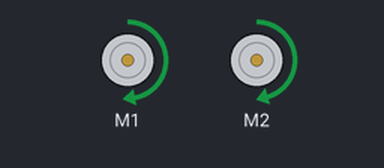
A sketch run on a simulated Arduino Uno, built with avr-gcc and run on an emulated ATmega328P. Shown: 2 × DC motor (green arrow = forward, orange = backward, longer = faster). At 5.0 s the program stops and its outputs stay as they are.

Above: at 0.1 s.
At 5.1 s:
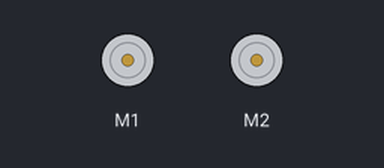
Timing chart, 0 to 6.5 s (numbered marks = the images above):
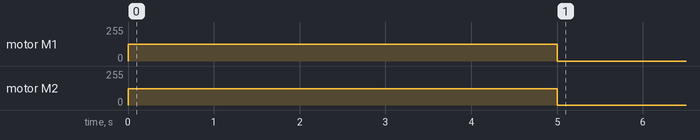

The sketch:

LU_milestone1.ino
```cpp
#include <ZumoShield.h>

ZumoMotors motors;

void setup() {
  // put your setup code here, to run once:

}

void loop() {
  // put your main code here, to run repeatedly:
  motors.setLeftSpeed(200);
  motors.setRightSpeed(190);
  delay(5000);
  motors.setLeftSpeed(0);
  motors.setRightSpeed(0);
  while(true){

  }

}
```

Measured:
- by itself, motor M1: stopped → forward 127/255 at 0.00 s, → stopped 5.0 s later
- by itself, motor M2: stopped → forward 121/255 at 0.00 s, → stopped 5.0 s later
